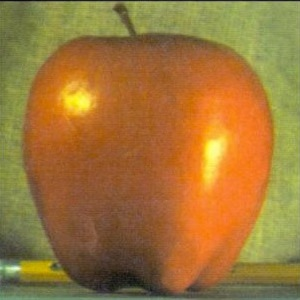
#> input picture csce489/L02/Images/source_01.jpg, 300 x 300 px
$ python main.py
#> lines starting #> are read from the running program, lines starting #| are printed output that depends on the picture; after the words box and inside, x2 and y2 are one past the last pixel; in counts of white or black regions, pixels touching at a corner belong together; pictures that were not available may be replaced by others from this repository, and a replacement may not be noted
### csce489/L02/Code/pyramid.py

import numpy as np
from matplotlib import pyplot as plt
from numpy.lib.stride_tricks import as_strided

class Image:

    def blend(source, mask, target):
        blended = []
        sPyr = Image.laplPyramid(Image.gausPyramid(source, 4))
        mPyr = Image.gausPyramid(mask, 4)
        tPyr = Image.laplPyramid(Image.gausPyramid(target, 4))
        lvls = len(mPyr)
        for i in range(0,lvls):
            img = sPyr[i] * mPyr[i] + tPyr[i] * (1 - mPyr[i])
            blended.append(img)
        return blended
    def collapse(blPyr):
        lvl = len(blPyr) - 1
        while(lvl > 0 ):
            upscale = Image.interpolate(blPyr[lvl],'NEAREST')
            compare = blPyr[lvl - 1]
            if upscale.shape[0] > compare.shape[0]:
                upscale = np.delete(upscale,(-1),axis = 0)
            if upscale.shape[1] > compare.shape[1]:
                upscale = np.delete(upscale,(-1),axis = 1)
            tmp = np.add(upscale,compare )
            blPyr.pop()
            blPyr.pop()
            blPyr.append(tmp)
            output = tmp
            lvl = lvl -1
        return output
    def minmaxNormalize(img):
        rMax, rMin =  np.amax(img[:,:,0]),  np.amin(img[:,:,0])
        r = (img[:,:,0] - rMin)/(rMax - rMin)
        gMax, gMin =  np.amax(img[:,:,1]),  np.amin(img[:,:,1])
        g = (img[:,:,1] - gMin)/(gMax - gMin)
        bMax, bMin =  np.amax(img[:,:,2]),  np.amin(img[:,:,2])
        b = (img[:,:,2] - bMin)/(bMax - bMin)
        return np.stack((r, g, b), axis = 2)
    def apply_Gaussian(img):
        gkernel = Image.kernel(sigma = 1.2, mode = "gaussian")
        gImg = Image.conv2d(img,gkernel)
        return gImg
    """
    def apply_Laplace(img):
        #lKernel = np.asarray([[0,-1,0],[-1,4,-1],[0,-1,0]]
        lKernel = Image.kernel(sigma = 1.2, mode = "laplacian")
        lImg = Image.conv2d(img,lKernel)
        return lImg
    """
    def gausPyramid(img, lvls):
        output = [img]
        for i in range(0,lvls):
            tmp = Image.decimate(output[len(output)-1])
            output.append(tmp)
        return output
    def laplPyramid(gausPyr):
        """
        laplace pyramid built using difference of gaussian method
        """
        output = []
        lvls = len(gausPyr)
        for i in range(0,lvls-1):
            first = gausPyr[i]
            second = Image.interpolate(gausPyr[i+1],'NEAREST')
            if(second.shape[0] > first.shape[0]):
                second = np.delete(second,(-1),axis=0)
            if(second.shape[1] > first.shape[1]):
                second = np.delete(second,(-1),axis=1)
            tmp = first - second
            output.append(tmp)
        output.append(gausPyr.pop())
        return output

    def interpolate(img,mode):
        """
        scale img up by factor of 2
        """
        rows,cols,depth = img.shape
        #print(rows,cols,depth)
        if (mode == 'NEAREST'):
            upsample = np.zeros((rows * 2 , cols * 2,depth))
            upsample[::2,::2,:] = img
            out = 4*Image.apply_Gaussian(upsample)
            return out
    def decimate(img):
        """
        scale down img by factor of 2
        by taking every other row and column
        """
        filtered = Image.apply_Gaussian(img)
        sub_sample = filtered[::2,::2,:]
        return sub_sample
    def conv2d(img,kernel):
        r = Image.convChannel(img[:,:,0], kernel)
        g = Image.convChannel(img[:,:,1], kernel)
        b = Image.convChannel(img[:,:,2], kernel)
        return np.stack((r, g, b), axis = 2)
    def convChannel(channel, kernel):
        cHeight,cWidth = channel.shape
        kWidth = kernel.shape[0] #kernel is a square matrix of odd dimensions
        #pad img channel with zeros to support kernel operations on edges
        pad = kWidth//2
        img = np.pad(channel, ((pad, pad), (pad, pad)), 'constant')
        conv2d = np.zeros_like(channel)
        iH,iW =img.shape
        k_flattened = kernel.flatten()
        for i in range(pad,cHeight):
            for j in range(pad,cWidth):
                block = img[i-pad:i+pad+1, j-pad:j+pad+1]
                conv2d[i-pad,j-pad] = np.sum(np.multiply(block.flatten(), k_flattened))
        return conv2d

    def kernel(sigma = 0.8, mode = "gaussian"):
        filtersize = (2 * int(3 * sigma + 0.5)) + 1
        if(mode ==  "gaussian"):
            gaussianKernel = Image.gaussian(sigma,filtersize)
            return gaussianKernel

        #elif(mode == "laplacian"):
        #    laplacianKernel = Image.log(sigma,filtersize)
        #    return laplacianKernel

        else:
            print ("invalid mode specified")
            return None
    """
    def log(sigma,kernelDim):
        half = kernelDim // 2
        x,y = np.mgrid[-half:half+1, -half:half+1]
        s2 = sigma * sigma
        s4 = s2 * s2
        x2 = np.square(x)
        y2 = np.square(y)
        delta = (x2 + y2 - 2*s2) / s4
        kernel =  np.exp((-x2 - y2) / (2 * s2) )
        kernel *=  delta
        return kernel
    """
    def gaussian(sigma,kernelDim):
        half = kernelDim //2
        x,y = np.mgrid[-half:half+1, -half:half+1]
        s2 = sigma * sigma
        x2 = np.square(x)
        y2 = np.square(y)
        kernel =  np.exp((-x2 - y2) / (2 * s2) )
        normal = (1 / (2*np.pi * s2))
        # normalize the kerel such that is sums to 1
        kernel *= normal
        return kernel

### csce489/L02/Code/Poisson.py
import numpy as np
import scipy.sparse
from scipy.sparse.linalg import spsolve
class Image:
    def sparse_lapl(rows,cols):
        d = scipy.sparse.lil_matrix((cols,cols))
        d.setdiag(1,-1)
        d.setdiag(-4)
        d.setdiag(1,1)
        A = scipy.sparse.block_diag([d]*rows).tolil()
        A.setdiag(1,1*cols)
        A.setdiag(1,-1*cols)
        return A
    def poisson(source,target,mask,isMix):
        mask_layer = mask[:,:,0]
        rows,cols = mask_layer.shape
        A = Image.sparse_lapl(rows,cols)
        lap = A.tocsc()
        for row in range(1,rows - 1):
            for col in range(1,cols - 1):
                if mask_layer[row, col] == 0:
                    index = col + row * cols
                    A[index,index] = 1
                    A[index,index + 1] = 0
                    A[index,index - 1] = 0
                    A[index,index + cols] = 0
                    A[index,index - cols] = 0
        A = A.tocsc()
        mf = mask_layer.flatten()
        for channel in range(source.shape[2]):
            sf = source[:,:,channel].flatten()
            tf = target[:,:,channel].flatten()
            B = lap.dot(sf)
            B[mf == 0] = tf[mf == 0]
            x = spsolve(A, B)
            x =  Image.minmaxNormalize(x.reshape((rows, cols)))
            target[:, :, channel] = x
        return target

    def minmaxNormalize(channel):
        cMax, cMin =  np.amax(channel),  np.amin(channel)
        normalized = (channel - cMin)/(cMax - cMin)
        return normalized

### csce489/L02/Code/main.py
""" Assignment 3 - Starter code
"""

# Import required libraries
import numpy as np
from matplotlib import pyplot as plt
from pyramid import Image as im
from Poisson import Image as im2
from GetMask import GetMask

# Read source, target and mask for a given id
def Read(id, path = ""):
#> called with id = '01', path = '../Images/'
    source = plt.imread(path + "source_" + id + ".jpg") / 255
    target = plt.imread(path + "target_" + id + ".jpg") / 255
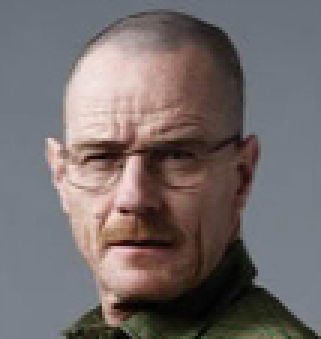
#> input picture csce489/L02/Images/source_03.jpg, 107 x 113 px, given in place of target_01.jpg, which was not available (shown 3 times larger)
    mask   = plt.imread(path + "mask_" + id + ".jpg") / 255
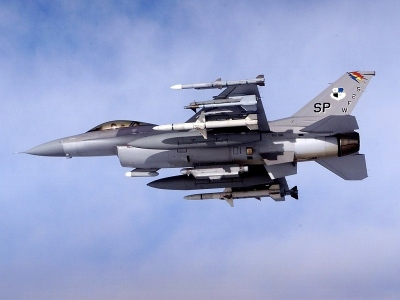
#> input picture csce489/L02/Images/source_06.jpg, 400 x 300 px, given in place of mask_01.jpg, which was not available

    return source, mask, target

# Adjust parameters, source and mask for negative offsets or out of bounds of offsets
def AlignImages(mask, source, target, offset):
    sourceHeight, sourceWidth, _ = source.shape
#> sourceHeight = 300; sourceWidth = 300
    targetHeight, targetWidth, _ = target.shape
#> targetHeight = 113; targetWidth = 107
    xOffset, yOffset = offset

    if (xOffset < 0):
        mask    = mask[abs(xOffset):, :]
        source  = source[abs(xOffset):, :]
        sourceHeight -= abs(xOffset)
        xOffset = 0
    if (yOffset < 0):
        mask    = mask[:, abs(yOffset):]
        source  = source[:, abs(yOffset):]
        sourceWidth -= abs(yOffset)
        yOffset = 0
    # Source image outside target image after applying offset
    if (targetHeight < (sourceHeight + xOffset)):
        sourceHeight = targetHeight - xOffset
#> sourceHeight = 113
        mask    = mask[:sourceHeight, :]
#> mask: shape (113, 400, 3) float64
        source  = source[:sourceHeight, :]
#> source: shape (113, 300, 3) float64
    if (targetWidth < (sourceWidth + yOffset)):
        sourceWidth = targetWidth - yOffset
#> sourceWidth = 107
        mask    = mask[:, :sourceWidth]
#> mask: shape (113, 107, 3) float64
        source  = source[:, :sourceWidth]
#> source: shape (113, 107, 3) float64

    maskLocal = np.zeros_like(target)
    maskLocal[xOffset:xOffset + sourceHeight, yOffset:yOffset + sourceWidth] = mask
    sourceLocal = np.zeros_like(target)
    sourceLocal[xOffset:xOffset + sourceHeight, yOffset:yOffset + sourceWidth] = source

    return sourceLocal, maskLocal

# Pyramid Blend
def PyramidBlend(source, mask, target):
    blPyr = im.blend(source, mask, target)
#> after the loop in gausPyramid, `for i in range(0,lvls):`: output = 5 items
#> in laplPyramid, `output = []`: output = []
#> in laplPyramid, `lvls = len(gausPyr)`: lvls = 5
#> after the loop in laplPyramid, `for i in range(0,lvls-1):`: output = 4 items
#> in blend, `sPyr = Image.laplPyramid(Image.gausPyramid(source, 4))`: sPyr = 5 items
#> in blend, `lvls = len(mPyr)`: lvls = 5
#> after the loop in blend, `for i in range(0,lvls):`: blended = 5 items
#> blPyr = 5 items
    collapsed = im.collapse(blPyr)
#> in collapse, `lvl = len(blPyr) - 1`: lvl = 4
#> the loop in collapse, `while(lvl > 0 ):` made 4 passes
#> (rows in interpolate, cols in interpolate, lvl) on passes 1 to 4: (8, 7, 3), (15, 14, 2), (29, 27, 1), (57, 54, 0)
#> after the loop in collapse, `while(lvl > 0 ):`:
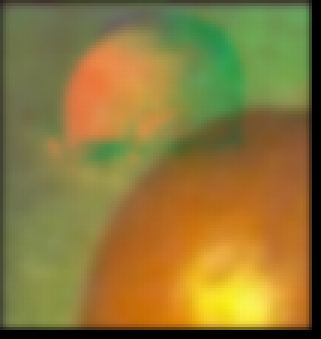
#> upscale: shape (113, 107, 3) float64 (shown 3 times larger); mean of channels 0, 1, 2 0.55, 0.471, 0.223; drawn as R, G, B
#> after the loop in collapse, `while(lvl > 0 ):`: blPyr = 1 item; lvl = 0
    final = im.minmaxNormalize(collapsed)
#> in minmaxNormalize, `rMax, rMin =  np.amax(img[:,:,0]),  np.amin(img[:,:,0])`: rMax = 1; rMin = 0.0721
#> in minmaxNormalize, `gMax, gMin =  np.amax(img[:,:,1]),  np.amin(img[:,:,1])`: gMax = 0.976; gMin = 0.0936
#> in minmaxNormalize, `g = (img[:,:,1] - gMin)/(gMax - gMin)`:
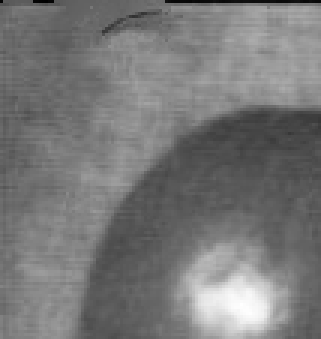
#> g: shape (113, 107) float64 (shown 3 times larger); min 0, max 1, mean 0.471
#> in minmaxNormalize, `bMax, bMin =  np.amax(img[:,:,2]),  np.amin(img[:,:,2])`: bMax = 0.456; bMin = 0.000427
    return final

# Poisson Blend
def PoissonBlend(source, mask, target, isMix):
    return im2.poisson(source,target,mask,isMix)
#> in poisson, `mask_layer = mask[:,:,0]`:
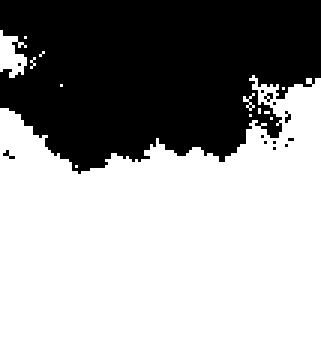
#> mask_layer: shape (113, 107) float64 (shown 3 times larger); values 0 (black) and 1 (white), 60.1% white; 13 black regions (12 under 20 px), largest, box (x1, y1, x2, y2) and area: (0, 0, 107, 58) 4795
#> in poisson, `mf = mask_layer.flatten()`: mf = 12091 values, max 1 at index 1070, min 0 at index 0, mean 0.601
#> the loop in poisson, `for channel in range(source.shape[2]):` made 3 passes
#> pass 1, in minmaxNormalize, `normalized = (channel - cMin)/(cMax - cMin)`:
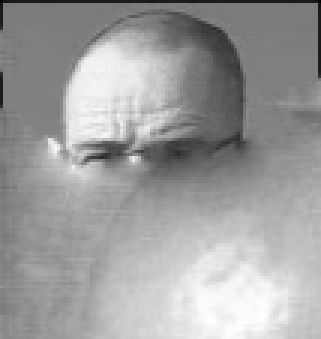
#> normalized: shape (113, 107) float64 (shown 3 times larger); min 0, max 1, mean 0.623
#> after the loop in poisson, `for channel in range(source.shape[2]):`:
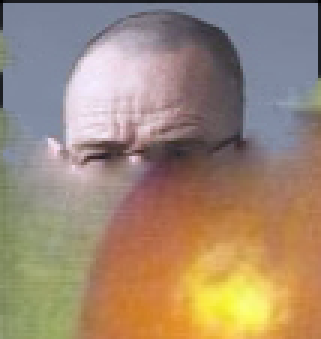
#> target: shape (113, 107, 3) float64 (shown 3 times larger); mean R, G, B 0.623, 0.539, 0.459
    #return source * mask + target * (1 - mask)

if __name__ == '__main__':

    # Setting up the input output paths
    inputDir = '../Images/'
    outputDir = '../Results/'
    #src = plt.imread("../Images/source_09.jpg")/255

    #mask = GetMask(src)
    #plt.imsave("../Images/mask_9.jpg",mask)

    # False for source gradient, true for mixing gradients
    isMix = False

    # Source offsets in target
    offsets = [[0, 0], [0, 0], [210, 10], [10, 28], [140, 80], [-40, 90], [60, 100], [20, 20], [-28, 88],[50,100]]

    # main area to specify files and display blended image
    for index in range(1, len(offsets)):
        # Read data and clean mask
#> (the run stopped early here; a loop or call above may not have finished)
